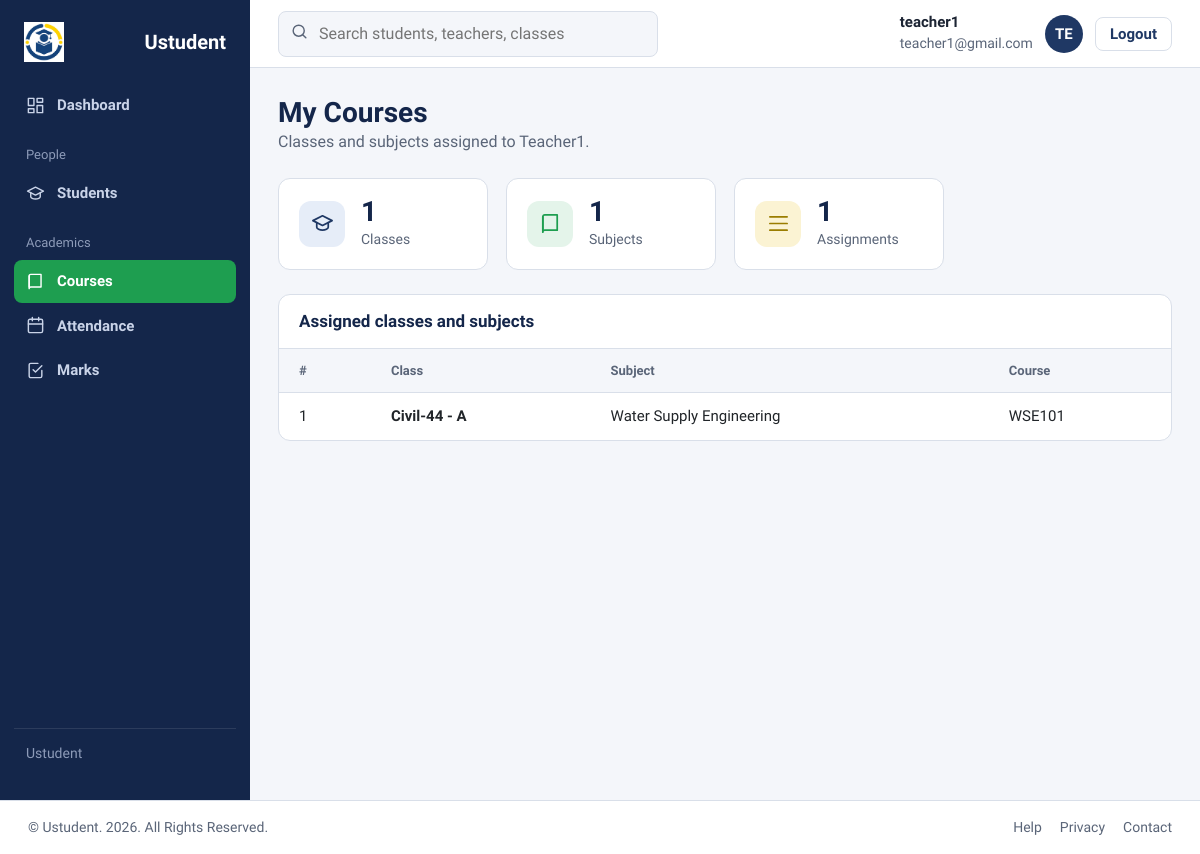
The page /teacher/teacher_courses.php (signed in) on the database its author committed.
### tables this page shows
CREATE TABLE `teachers` (
  `id` int UNSIGNED NOT NULL,
  `user_id` int UNSIGNED NOT NULL,
  `name` varchar(100) NOT NULL,
  `email` varchar(100) NOT NULL,
  `phone` varchar(15) DEFAULT NULL,
  `qualification` varchar(150) DEFAULT NULL,
  `created_at` timestamp NULL DEFAULT CURRENT_TIMESTAMP
);

CREATE TABLE `teacher_subjects` (
  `id` int UNSIGNED NOT NULL,
  `teacher_id` int UNSIGNED NOT NULL,
  `subject_id` int UNSIGNED NOT NULL,
  `class_id` int UNSIGNED NOT NULL,
  `created_at` timestamp NULL DEFAULT CURRENT_TIMESTAMP
);

CREATE TABLE `classes` (
  `id` int UNSIGNED NOT NULL,
  `class_name` varchar(50) NOT NULL,
  `section` varchar(10) NOT NULL,
  `course_id` int UNSIGNED NOT NULL,
  `created_at` timestamp NULL DEFAULT CURRENT_TIMESTAMP
);

CREATE TABLE `subjects` (
  `id` int UNSIGNED NOT NULL,
  `subject_name` varchar(100) NOT NULL,
  `course_id` int UNSIGNED NOT NULL,
  `created_at` timestamp NULL DEFAULT CURRENT_TIMESTAMP
);

CREATE TABLE `courses` (
  `id` int UNSIGNED NOT NULL,
  `course_name` varchar(100) NOT NULL,
  `description` text
);

### teacher/teacher_courses.php (the view, shortened to what this page needs)
<?php
include '../database/dbconfig.php';
function h($value) { return htmlspecialchars((string)$value, ENT_QUOTES, 'UTF-8'); }
function rows($conn, $sql, $types = '', $params = []) {
    $statement = $conn->prepare($sql);
    if ($types !== '' && !$statement->bind_param($types, ...$params)) {
        throw new RuntimeException('Could not bind the database query parameters.');
    }
    if (!$statement->execute()) {
        throw new RuntimeException('Could not load the requested data.');
    }
    $result = $statement->get_result();
    return $result->fetch_all(MYSQLI_ASSOC);
}
$teacher = rows($conn, "SELECT id, name FROM teachers WHERE user_id = ?", "i", [(int)$_SESSION['id']])[0] ?? null;
$courses = $teacher ? rows($conn,
    "SELECT ts.class_id, ts.subject_id, c.class_name, c.section, sub.subject_name,
            co.course_name
       FROM teacher_subjects ts
       JOIN classes c ON c.id = ts.class_id
       JOIN subjects sub ON sub.id = ts.subject_id
       JOIN courses co ON co.id = sub.course_id
      WHERE ts.teacher_id = ?
      ORDER BY c.class_name, c.section, sub.subject_name",
    "i", [(int)$teacher['id']]) : [];
$classCount = count(array_unique(array_column($courses, 'class_id')));
$subjectCount = count(array_unique(array_column($courses, 'subject_id')));
?>
<!DOCTYPE html>
<html lang="en">
<head>
<link href="https://cdn.jsdelivr.net/npm/bootstrap@5.3.3/dist/css/bootstrap.min.css" rel="stylesheet">
<link rel="stylesheet" href="../assets/css/admin_dashboard.css">
<link rel="stylesheet" href="../assets/css/academic_common.css">
</head>
<body>
<div class="app">
  <?php include '../includes/sidebar_teacher.php'; ?>
  <div class="main">
    <?php include '../includes/topbar.php'; ?>
    <main class="content">
      <div class="head">
        <div>
          <h1>My Courses</h1>
          <p><?php echo $teacher ? 'Classes and subjects assigned to ' . h($teacher['name']) . '.' : 'Your assigned classes and subjects.'; ?></p>
        </div>
      </div>
      <?php if (!$teacher): ?>
        <div class="alert alert-warning">Your teacher profile has not been created yet. Please ask the admin to add you in the Teachers page.</div>
      <?php else: ?>
        <section class="stats" aria-label="Summary">
          <div class="stat"><span class="ico b"><svg viewBox="0 0 24 24"><path d="M2 9l10-5 10 5-10 5z"/><path d="M6 11v5c0 1.5 3 3 6 3s6-1.5 6-3v-5"/></svg></span><div><b><?php echo $classCount; ?></b><span>Classes</span></div></div>
          <div class="stat"><span class="ico g"><svg viewBox="0 0 24 24"><path d="M4 5a2 2 0 012-2h13v16H6a2 2 0 00-2 2z"/><path d="M4 19V5"/></svg></span><div><b><?php echo $subjectCount; ?></b><span>Subjects</span></div></div>
          <div class="stat"><span class="ico y"><svg viewBox="0 0 24 24"><path d="M3 5h18M3 12h18M3 19h18"/></svg></span><div><b><?php echo count($courses); ?></b><span>Assignments</span></div></div>
        </section>
        <section class="card">
          <h2>Assigned classes and subjects</h2>
          <div class="table-wrap">
            <table>
              <thead><tr><th>#</th><th>Class</th><th>Subject</th><th>Course</th></tr></thead>
              <tbody>
              <?php foreach ($courses as $i => $course): ?>
                <tr>
                  <td class="roll"><?php echo $i + 1; ?></td>
                  <td><b><?php echo h($course['class_name'] . ' - ' . $course['section']); ?></b></td>
                  <td><?php echo h($course['subject_name']); ?></td>
                  <td><?php echo h($course['course_name']); ?></td>
                </tr>
              <?php endforeach; ?>
              </tbody>
            </table>
          </div>
        </section>
      <?php endif; ?>
    </main>
  </div>
</div>
<?php include '../includes/footer.php'; ?>
</body>
</html>

### assets/css/admin_dashboard.css (style rules this page uses)
.content { padding:28px;max-width:1200px;width:100% }
.head { display:flex;justify-content:space-between;align-items:flex-end;gap:16px;flex-wrap:wrap;margin-bottom:24px }
.head h1 { font-size:28px }
.head p { color:var(--muted);margin:0 }
.stats { display:grid;grid-template-columns:repeat(4,1fr);gap:18px;margin-bottom:24px }
.stat { background:var(--white);border:1px solid var(--line);border-radius:12px;padding:18px 20px;display:flex;gap:16px;align-items:center }
.ico { width:46px;height:46px;border-radius:12px;display:grid;place-items:center;flex:none }
.ico svg { width:23px;height:23px;stroke:currentColor;fill:none;stroke-width:1.8;stroke-linecap:round;stroke-linejoin:round }
.ico.b { background:var(--blue-soft);color:var(--navy) }
.ico.g { background:var(--green-soft);color:var(--green) }
.ico.y { background:var(--gold-soft);color:#9a7d00 }
.stat b { display:block;font:700 28px var(--head);color:var(--navy-deep);line-height:1.1 }
.stat span { color:var(--muted);font-size:14px }
.card { background:var(--white);border:1px solid var(--line);border-radius:12px;overflow:hidden }
.card > h2 { font-size:17px;padding:16px 20px;border-bottom:1px solid var(--line);display:flex;justify-content:space-between;align-items:center }
table { width:100%;border-collapse:collapse }
th,td { padding:12px 20px;text-align:left;border-bottom:1px solid var(--line);font-size:15px }
tr:last-child td { border-bottom:0 }
th { font-size:13px;color:var(--muted);font-weight:600;background:var(--paper) }
:root { --navy:#1f3864; --navy-deep:#14264a; --green:#1e9e50; --green-soft:#e4f4ea; --gold:#d8b32a; --gold-soft:#fbf3d3; --red:#c2402f; --red-soft:#fbe6e2; --blue-soft:#e6edf8; --ink:#1c2433; --muted:#5a6578; --line:#d9dfe9; --paper:#f4f6fa; --white:#fff; --head:"Bricolage Grotesque","Segoe UI",Arial,sans-serif; --body:"Source Sans 3","Segoe UI",Arial,sans-serif; }
* { box-sizing:border-box }
body { margin:0;font:400 16px/1.5 var(--body);color:var(--ink);background:var(--paper) }
h1,h2,h3 { font-family:var(--head);margin:0;line-height:1.2;color:var(--navy-deep) }
.app { display:grid;grid-template-columns:250px minmax(0,1fr);min-height:100vh;transition:grid-template-columns .22s ease }
.main { min-width:0;display:flex;flex-direction:column;min-height:100vh }
.main > .content { flex:1 }

### assets/css/academic_common.css (style rules this page uses)
h1,h2,h3 { font-weight:700 }
.table-wrap { overflow-x:auto }
.table-wrap table { min-width:680px }

### rows shown on the page
teachers: name "Teacher1"
teacher_subjects: class.section "Civil-44 - A", subject.subject_name "Water Supply Engineering", courses.course_name "WSE101"

### other values the page prints
$_SESSION['name'] "teacher1"
$_SESSION['email'] "teacher1@gmail.com"
substr($_SESSION['name'], 0,2) "TE"
$classCount "1"
$subjectCount "1"
count($courses) "1"
